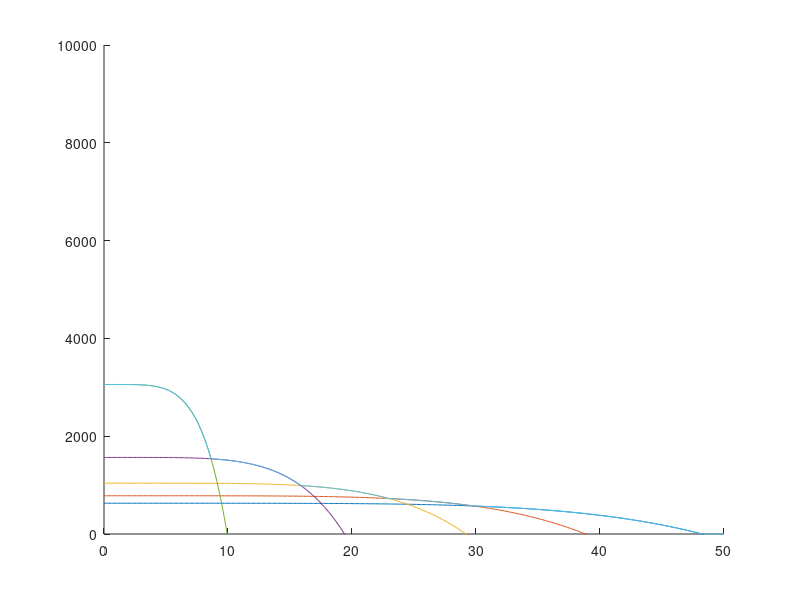

Write MATLAB code to recreate this figure.
function [v,M] = powerCurve()
%POWERCURVE Summary of this function goes here
%   Detailed explanation goes here
m = 1239; % vehicle mass
g = 9.81; % gravitation
l_f = 1.19016; % distance of the front wheel to the center of mass 
l_r = 1.37484; % distance of the rear wheel to the center of mass
%l = l_f+l_r; % vehicle length (obsolete)
R = 0.302; % wheel radius
I_z = 1752; % vehicle moment of inertia (yaw axis)
I_R = 1.5; % wheel moment of inertia
i_g = [3.91 2.002 1.33 1 0.805]; % transmissions of the 1st ... 5th gear
i_0 = 3.91; % motor transmission
B_f = 10.96; % stiffnes factor (Pacejka) (front wheel)
C_f = 1.3; % shape factor (Pacejka) (front wheel)
D_f = 4560.4; % peak value (Pacejka) (front wheel)
E_f = -0.5; % curvature factor (Pacejka) (front wheel)
B_r = 12.67; % stiffnes factor (Pacejka) (rear wheel)
C_r = 1.3; % shape factor (Pacejka) (rear wheel)
D_r = 3947.81; %peak value (Pacejka) (rear wheel)
E_r = -0.5; % curvature factor (Pacejka) (rear wheel)
f_r_0 = 0.009; % coefficient (friction)
f_r_1 = 0.002; % coefficient (friction)
f_r_4 = 0.0003; % coefficient (friction)

phi = 1;

G = 1:5;
v = 0:0.1:50;

figure;
hold on;
S = 0;

M = zeros(1,length(v));

for i=length(G):-1:1
    n = v .* i_g(G(i)) * i_0 * (1./(1 - S))/R; % motor rotary frequency
    T_M = 200 * phi .* (15 - 14 * phi) ...
        - 200 * phi .* (15 - 14 * phi) .* (((n * (30 / pi)).^(5 * phi)) ./ (4800.^(5 * phi))); % motor torque
    M_wheel = i_g(G(i)) .* i_0 .* T_M; % wheel torque
    
    M(M_wheel > M) = M_wheel(M_wheel > M);
    
    plot(v,M_wheel)
end

plot(v,M)

ylim([0 10000])


end

